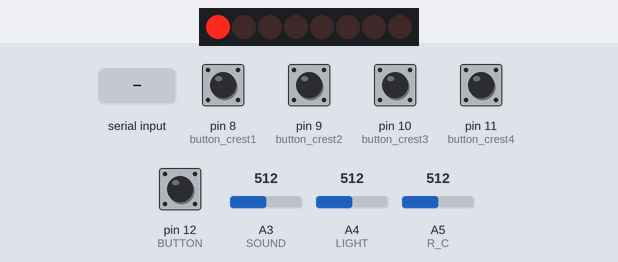
The sketch below on a simulated Arduino Uno, built with avr-gcc and run on an emulated ATmega328P. Parts: 8 shift-register outputs drawn as a row of LEDs (first output left, lit = HIGH). Wiring (inferred from the names in the program): shift register (74HC595): data pin 2; shift clock pin 4. Wiring (inferred from the signals the program sends): row of LEDs: on Q0, Q1, Q2, Q3, Q4, Q5, Q6, Q7. The inputs (shaded band) are chosen by the test bench; at power-on: pin 12 (BUTTON) HIGH, pin 8 (button_crest1), pin 9 (button_crest2), pin 10 (button_crest3), pin 11 (button_crest4) LOW, A3 (SOUND) = 512, A4 (LIGHT) = 512, A5 (R_C) = 512. What the sketch prints to the serial monitor is not drawn.

Above: at 0.01 s.
At 0.71 s:
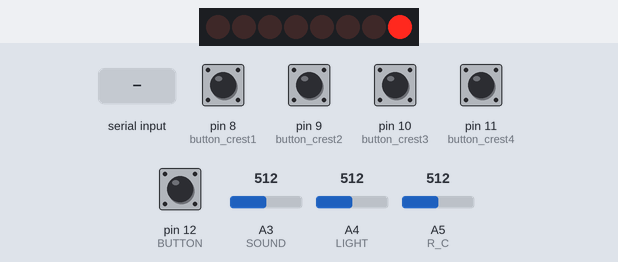
2.1 s: byte 30 received over Serial
Timing chart, 0 to 5.1 s (numbered marks = the images above; inputs shaded):
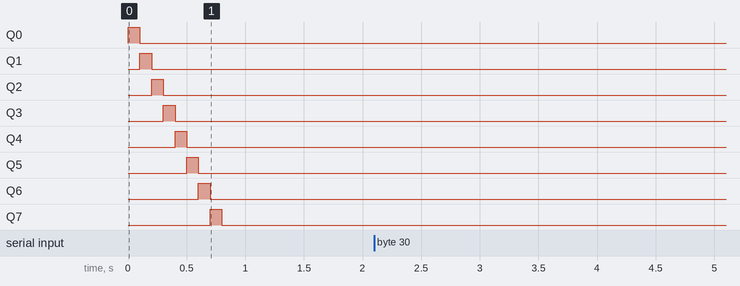

Measured:
- after the input at 2.1 s, every drawn part: stays the same

The sketch:

sduino_laboratory_robot.ino
```cpp
// digital input pin
#define BUTTON 12

#define button_crest1 8
#define button_crest2 9
#define button_crest3 10
#define button_crest4 11

//параметры сдвигового регистра
#define data 2
#define clock 4

// analog input pin for laboratory
#define SLIDER 2
#define LIGHT  4
#define SOUND  3
#define R_A 0
#define R_B 1
#define R_C 5
#define R_D 5// Arduino Diecimila has 6 analog inputs

#define FIRMWAEW_ID 4  // ScratchBoard 1.1 Firmware ID

// analog input pin for robot
#define ANALOG0 0
#define ANALOG1 1
#define ANALOG2 2
#define ANALOG3 3
#define ANALOG4 4
#define ANALOG5 5

#define FIRMWAEW_ID 4  // ScratchBoard 1.1 Firmware ID

#define PWM1_PIN 6
#define PWM2_PIN 5
#define WAY1_PIN 7
#define WAY2_PIN 4

#define req_scratchboard 0  // request messge from Scratch
#define mask_scratcharduino 240  // request mask of Scratch+Ardunio
#define ch_analog0 0
#define ch_analog1 1
#define ch_analog2 2
#define ch_analog3 3
#define ch_analog4 4
#define ch_analog5 5
#define ch_button_rob 6
#define ch_firmware 15

// laboratory channels
#define ch_r_D 0
#define ch_r_C 1
#define ch_r_B 2
#define ch_button_lab 3
#define ch_r_A 4
#define ch_light 5
#define ch_sound 6
#define ch_slider 7

#define LAB 0
#define ROBOT 1

byte device = ROBOT;
int sensorValue = 0;  // sensor value to send
byte inByte = 0;  // incoming serial byte
byte motorDirection = 0;
byte isMotorOn = 0;
byte motorPower = 200;

void setup()
{
  // start serial port at 38400 bps:
  Serial.begin(38400);

  //find if we are running on robot or laboratory
  digitalWrite(14 + SOUND, HIGH);
  if (analogRead(SOUND) <600 && analogRead(LIGHT) > 200) {
    device = LAB;
  }
  digitalWrite(14 + SOUND, LOW);

  switch (device) {
    case LAB:
      digitalWrite(14 + R_C, HIGH);
      digitalWrite(14 + R_D, HIGH);

      //Пускаем волну светодиодов, показывая что загрузилось и Вырубаем сдвиговый регистр светодиодов

      pinMode(clock, OUTPUT); // make the clock pin an output
      pinMode(data , OUTPUT); // make the data pin an output

      //волна светодиодов
      for(int i = 0; i < 8; ++i) {//for 0 - 7 do
        shiftOut(data, clock, MSBFIRST, 1 << i); // bit shift a logic high (1) value by i
        delay(100);
      }

      shiftOut(data, clock, LSBFIRST, B00000000); // send this binary value to the shift register

      //Отдаем управление кнопке назад
      pinMode(BUTTON, INPUT);   // digital sensor is on digital pin 2
      digitalWrite(BUTTON, HIGH);

      break;

    case ROBOT:
      pinMode(PWM1_PIN, OUTPUT);
      pinMode(PWM2_PIN, OUTPUT);
      pinMode(WAY1_PIN, OUTPUT);
      pinMode(WAY2_PIN, OUTPUT);

      break;
  }
}

void Motor1(int pwm, boolean reverse)
{
  analogWrite(PWM1_PIN, pwm); //set pwm control, 0 for stop, and 255 for maximum speed
  if (reverse) {
    digitalWrite(WAY1_PIN, HIGH);
  } else {
    digitalWrite(WAY1_PIN, LOW);
  }
}

void Motor2(int pwm, boolean reverse)
{
  analogWrite(PWM2_PIN, pwm);
  if(reverse) {
    digitalWrite(WAY2_PIN, HIGH);
  } else {
    digitalWrite(WAY2_PIN, LOW);
  }
}

void sendValue(byte channel, int value) {
  byte high = 0;  // high byte to send
  byte low = 0;  // low byte to send
  high = (1 << 7) | (channel << 3) | (value >> 7);
  low =  (0xff >> 1) & value;
  Serial.write(high);
  Serial.write(low);
}

void loop()
{
  // if we get a valid byte, read analog ins:
  if (Serial.available() > 0) {
    // get incoming byte:
    inByte = Serial.read();
    Serial.flush();
    if (inByte >= req_scratchboard) {

      sendValue(ch_firmware, FIRMWAEW_ID);
      delay(10);

      switch (device) {

        case ROBOT:
          motorDirection = (inByte >> 5) & B11;
          isMotorOn = inByte >> 7;

          switch (motorDirection) {

            case B11:
              Motor1(motorPower * isMotorOn, false);
              Motor2(motorPower * isMotorOn, false);
              break;
            case B01:
              Motor1(motorPower * isMotorOn, false);
              Motor2(motorPower * isMotorOn, true);
              break;
            case B10:
              Motor1(motorPower * isMotorOn, true);
              Motor2(motorPower * isMotorOn, false);
              break;
            case B00:
              Motor1(motorPower * isMotorOn, true);
              Motor2(motorPower * isMotorOn, true);
          }

          // read  switch, map it to 0 or 1023L
          sensorValue = map(digitalRead(BUTTON), 0, 1, 0, 1023);
          sendValue(ch_button_rob, sensorValue);

          sensorValue = analogRead(ANALOG0);
          sendValue(ch_analog0, sensorValue);

          sensorValue = analogRead(ANALOG1);
          sendValue(ch_analog1, sensorValue);

          sensorValue = analogRead(ANALOG2);
          sendValue(ch_analog2, sensorValue);

          sensorValue = analogRead(ANALOG3);
          sendValue(ch_analog3, sensorValue);

          sensorValue = analogRead(ANALOG4);
          sendValue(ch_analog4, sensorValue);

          break;

        case LAB:
          sensorValue = map(digitalRead(BUTTON), LOW, HIGH, 1023, 0);
          sendValue(ch_button_lab, sensorValue);

          sensorValue = map(digitalRead(button_crest1), LOW, HIGH, 0, 1023);
          if (sensorValue < 1023) {sensorValue = analogRead(R_A);}
          sendValue(ch_r_A, sensorValue);
          delay(10);

          sensorValue = map(digitalRead(button_crest2), LOW, HIGH, 0, 1023);
          if (sensorValue < 1023) {sensorValue = analogRead(R_B);}
          sendValue(ch_r_B, sensorValue);
          delay(10);

          sensorValue = map(digitalRead(button_crest3), LOW, HIGH, 0, 1023);
          if (sensorValue < 1023) {sensorValue = 1023 - analogRead(R_C);}
          sendValue(ch_r_C, sensorValue);
          delay(10);

          sensorValue = map(digitalRead(button_crest4), LOW, HIGH, 0, 1023);
          if (sensorValue < 1023) {sensorValue = 1023 - analogRead(R_D);}
          sendValue(ch_r_D, sensorValue);
          delay(10);

          sensorValue = 1023 - analogRead(LIGHT);
          sendValue(ch_light, sensorValue);
          delay(10);

          sensorValue = 2 * analogRead(SOUND);
          sendValue(ch_sound, sensorValue);
          delay(10);

          sensorValue = 1023 - analogRead(SLIDER);
          sendValue(ch_slider, sensorValue);
          delay(10);

          break;
      }
    }
  }
}
```
